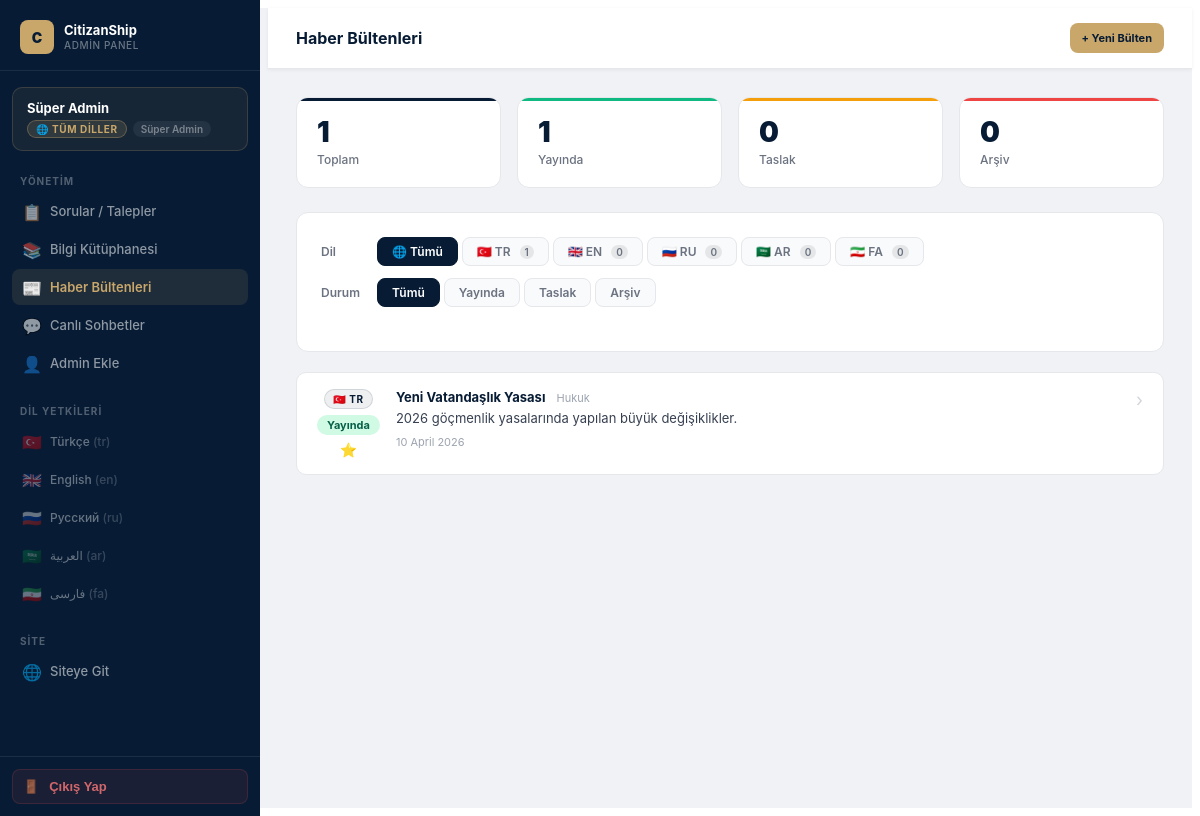
Page /admin/news.php (signed in) on the committed database.
### tables this page shows
CREATE TABLE news (
            id INTEGER PRIMARY KEY AUTOINCREMENT,
            locale TEXT,
            title TEXT,
            summary TEXT,
            content TEXT,
            category TEXT,
            status TEXT,
            publishedAt TEXT,
            coverImage TEXT,
            isFeatured INTEGER DEFAULT 0
        );

### admin/config.php (called while the page is built, shortened)
<?php
$LOCALES = ["tr", "en", "ru", "ar", "fa"];
$LOCALE_FLAGS = ["tr" => "🇹🇷", "en" => "🇬🇧", "ru" => "🇷🇺", "ar" => "🇸🇦", "fa" => "🇮🇷"];
$LOCALE_LABELS = ["tr" => "Türkçe", "en" => "English", "ru" => "Русский", "ar" => "العربية", "fa" => "فارسی"];
$STATUS_LABELS = ["published" => "Yayında", "draft" => "Taslak", "archived" => "Arşiv", "pending" => "Bekliyor", "approved" => "Onaylandı", "rejected" => "Reddedildi"];
$STATUS_COLORS = ["published" => "badge-approved", "draft" => "badge-pending", "archived" => "badge-rejected"];
?>

### admin/news.php (the view, shortened to what this page needs)
<?php
$activePath = 'news';
require_once 'layout-top.php';
$selLocale = $_GET['locale'] ?? null;
$selStatus = $_GET['status'] ?? 'all';
$query = "SELECT * FROM news WHERE 1=1";
$params = [];
$query .= " ORDER BY id DESC";
$stmt = $db->prepare($query);
$stmt->execute($params);
$bulletins = $stmt->fetchAll();
function getStats($locale = null) {
    global $db;
    $q = "SELECT status, COUNT(*) as c FROM news";
    $p = [];
    if ($locale) {
        $q .= " WHERE locale = :loc";
        $p[':loc'] = $locale;
    }
    $q .= " GROUP BY status";
    $s = $db->prepare($q);
    $s->execute($p);
    $stats = array('total' => 0, 'published' => 0, 'draft' => 0, 'archived' => 0);
    while($row = $s->fetch()) {
        $stats[$row['status']] = $row['c'];
        $stats['total'] += $row['c'];
    }
    return $stats;
}
$counts = getStats($isSuper ? $selLocale : $adminLocale);
function filterUrl($ov) {
    $base = array();
    $merged = array_merge($base, $ov);
    $qs = [];
    foreach($merged as $k => $v) {
        if ($v !== null && $v !== 'all' && $v !== '') {
            $qs[] = urlencode($k) . '=' . urlencode($v);
        }
    }
    return 'news.php' . (!empty($qs) ? '?' . implode('&', $qs) : '');
}
?>
<div class="admin-topbar">
  <span class="admin-topbar-title">Haber Bültenleri</span>
  <div class="admin-topbar-actions">
    <a href="news-edit.php" class="admin-btn admin-btn-gold admin-btn-sm">+ Yeni Bülten</a>
  </div>
</div>
<div class="admin-content">
  <div class="admin-stats">
    <div class="admin-stat-card total"><div class="admin-stat-value"><?= $counts['total'] ?></div><div class="admin-stat-label">Toplam</div></div>
    <div class="admin-stat-card approved"><div class="admin-stat-value"><?= $counts['published'] ?></div><div class="admin-stat-label">Yayında</div></div>
    <div class="admin-stat-card pending"><div class="admin-stat-value"><?= $counts['draft'] ?></div><div class="admin-stat-label">Taslak</div></div>
    <div class="admin-stat-card rejected"><div class="admin-stat-value"><?= $counts['archived'] ?></div><div class="admin-stat-label">Arşiv</div></div>
  </div>
  <div class="admin-card" style="margin-bottom: 20px;">
    <div class="admin-filters">
      <?php if ($isSuper): ?>
        <div class="admin-filter-row">
          <span class="admin-filter-label">Dil</span>
          <div class="admin-filter-tabs">
            <a href="<?= filterUrl(['locale' => null]) ?>" class="admin-filter-tab <?= !$selLocale ? 'active' : '' ?>">🌐 Tümü</a>
            <?php foreach ($LOCALES as $loc):
              $locStats = getStats($loc);
            ?>
              <a href="<?= filterUrl(['locale' => $loc]) ?>" class="admin-filter-tab <?= $selLocale === $loc ? 'active' : '' ?>">
                <?= $LOCALE_FLAGS[$loc] ?> <?= strtoupper($loc) ?>
                <span style="margin-left: 4px; font-size: 10px; background: rgba(0,0,0,0.08); padding: 1px 5px; border-radius: 999px;">
                  <?= $locStats['total'] ?>
                </span>
              </a>
            <?php endforeach; ?>
          </div>
        </div>
      <?php endif; ?>
      <div class="admin-filter-row">
        <span class="admin-filter-label">Durum</span>
        <div class="admin-filter-tabs">
          <?php
          $statuses = ['all', 'published', 'draft', 'archived'];
          foreach ($statuses as $s):
              $class = 'admin-filter-tab';
              if ($selStatus === $s) {
                  if ($s === 'all') $class .= ' active';
                  elseif ($s === 'published') $class .= ' active-approved';
                  elseif ($s === 'draft') $class .= ' active-pending';
                  else $class .= ' active-rejected';
              }
          ?>
            <a href="<?= filterUrl(['status' => $s === 'all' ? null : $s]) ?>" class="<?= $class ?>">
              <?= $s === 'all' ? 'Tümü' : $STATUS_LABELS[$s] ?>
            </a>
          <?php endforeach; ?>
        </div>
      </div>
    </div>
  </div>
  <?php if (empty($bulletins)): ?>
    <div class="admin-card">
      <div class="admin-empty">
        <div class="admin-empty-icon">📰</div>
        <div class="admin-empty-title">Bülten bulunamadı</div>
        <div class="admin-empty-text">
          <a href="news-edit.php" style="color: #c9a76b;">Yeni bülten ekleyin.</a>
        </div>
      </div>
    </div>
  <?php else: ?>
    <div class="admin-question-list">
      <?php foreach ($bulletins as $b): ?>
        <a href="news-edit.php?id=<?= $b['id'] ?>" class="admin-question-card">
          <div class="admin-question-meta">
            <span class="badge-locale"><?= $LOCALE_FLAGS[$b['locale']] ?> <?= strtoupper($b['locale']) ?></span>
            <span class="badge <?= $STATUS_COLORS[$b['status']] ?? '' ?>"><?= $STATUS_LABELS[$b['status']] ?? $b['status'] ?></span>
            <?php if ($b['isFeatured']): ?>
              <span title="Öne çıkan" style="font-size: 14px;">⭐</span>
            <?php endif; ?>
          </div>
          <div class="admin-question-body">
            <div class="admin-question-name">
              <?= htmlspecialchars($b['title']) ?>
              <span style="font-weight: 400; color: #9ca3af; font-size: 11px; margin-left: 8px;"><?= htmlspecialchars($b['category']) ?></span>
            </div>
            <div class="admin-question-text"><?= htmlspecialchars($b['summary']) ?></div>
            <div class="admin-question-date">
              <?= $b['publishedAt'] ? date("d F Y", strtotime($b['publishedAt'])) : "Yayın tarihi yok" ?>
            </div>
          </div>
          <div style="color: #d1d5db; font-size: 18px; flex-shrink: 0;">›</div>
        </a>
      <?php endforeach; ?>
    </div>
  <?php endif; ?>
</div>
<?php require_once 'layout-bottom.php'; ?>

### admin/layout-top.php (shortened to what this page needs)
<?php
require_once 'config.php';
$activePath = $activePath ?? '';
$isSuper = ($_SESSION['admin_role'] === 'super');
$adminLocale = $_SESSION['admin_locale'] ?? null;
?>
<!DOCTYPE html>
<html lang="tr">
<head>
    <link rel="stylesheet" href="admin.css">
</head>
<body>
<div class="admin-root">
    <aside class="admin-sidebar">
      <a href="index.php" class="admin-sidebar-logo">
        <div class="admin-sidebar-logo-mark">C</div>
        <div class="admin-sidebar-logo-text">
          CitizanShip
          <span class="admin-sidebar-logo-sub">Admin Panel</span>
        </div>
      </a>
      <div class="admin-info">
        <div class="admin-info-name"><?php echo htmlspecialchars($_SESSION['admin_name']); ?></div>
        <div class="admin-info-meta">
          <?php if ($adminLocale): ?>
            <span class="admin-locale-badge">
              <?php echo $LOCALE_FLAGS[$adminLocale] ?? ""; ?> <?php echo strtoupper($adminLocale); ?>
            </span>
          <?php elseif (!$isSuper): ?>
            <span class="admin-locale-badge" style="background: #fee2e2; color: #b91c1c;">
              Dil atanmamış
            </span>
          <?php else: ?>
            <span class="admin-locale-badge">🌐 Tüm Diller</span>
          <?php endif; ?>
          <span class="admin-role-badge">
            <?php echo $isSuper ? "Süper Admin" : "Dil Admini"; ?>
          </span>
        </div>
      </div>
      <nav class="admin-nav">
        <div class="admin-nav-section">
          <div class="admin-nav-title">Yönetim</div>
          <a href="index.php" class="admin-nav-link <?php echo $activePath === 'dashboard' ? 'active' : ''; ?>">
            <span class="admin-nav-icon">📋</span>
            Sorular / Talepler
          </a>
          <a href="knowledge.php" class="admin-nav-link <?php echo $activePath === 'knowledge' ? 'active' : ''; ?>">
            <span class="admin-nav-icon">📚</span>
            Bilgi Kütüphanesi
          </a>
          <a href="news.php" class="admin-nav-link <?php echo $activePath === 'news' ? 'active' : ''; ?>">
            <span class="admin-nav-icon">📰</span>
            Haber Bültenleri
          </a>
          <a href="chat.php" class="admin-nav-link <?php echo $activePath === 'chat' ? 'active' : ''; ?>">
            <span class="admin-nav-icon">💬</span>
            Canlı Sohbetler
          </a>
          <?php if ($isSuper): ?>
            <a href="setup.php" class="admin-nav-link <?php echo $activePath === 'setup' ? 'active' : ''; ?>">
              <span class="admin-nav-icon">👤</span>
              Admin Ekle
            </a>
          <?php endif; ?>
        </div>
        <?php if ($isSuper): ?>
          <div class="admin-nav-section">
            <div class="admin-nav-title">Dil Yetkileri</div>
            <?php foreach($LOCALES as $loc): ?>
              <div class="admin-nav-link" style="cursor: default; opacity: 0.7">
                <span class="admin-nav-icon"><?php echo $LOCALE_FLAGS[$loc]; ?></span>
                <span style="font-size: 12px">
                  <?php echo $LOCALE_LABELS[$loc]; ?> <span style="opacity: 0.5">(<?php echo $loc; ?>)</span>
                </span>
              </div>
            <?php endforeach; ?>
          </div>
        <?php endif; ?>
        <div class="admin-nav-section">
          <div class="admin-nav-title">Site</div>
          <a href="../index.php" target="_blank" class="admin-nav-link">
            <span class="admin-nav-icon">🌐</span>
            Siteye Git
          </a>
        </div>
      </nav>
      <div class="admin-logout">
        <form action="login.php?action=logout" method="POST">
          <button type="submit" class="admin-logout-btn">
            <span>🚪</span> Çıkış Yap
          </button>
        </form>
      </div>
    </aside>
    <div class="admin-main">

### admin/layout-bottom.php
    </div>
</div>
</body>
</html>

### rows in the picture
news: locale "🇹🇷", locale "TR", status "Yayında", title "Yeni Vatandaşlık Yasası", category "Hukuk", summary "2026 göçmenlik yasalarında yapılan büyük değişiklikler.", publishedAt "10 April 2026"

### other values in the picture
$_SESSION['admin_name'] "Süper Admin"
$LOCALE_FLAGS[$loc] "🇹🇷"
$LOCALE_LABELS[$loc] "Türkçe"
$loc "tr"
$LOCALE_FLAGS[$loc] "🇬🇧"
$LOCALE_LABELS[$loc] "English"
$loc "en"
$LOCALE_FLAGS[$loc] "🇷🇺"
$LOCALE_LABELS[$loc] "Русский"
$loc "ru"
$LOCALE_FLAGS[$loc] "🇸🇦"
$LOCALE_LABELS[$loc] "العربية"
$loc "ar"
$LOCALE_FLAGS[$loc] "🇮🇷"
$LOCALE_LABELS[$loc] "فارسی"
